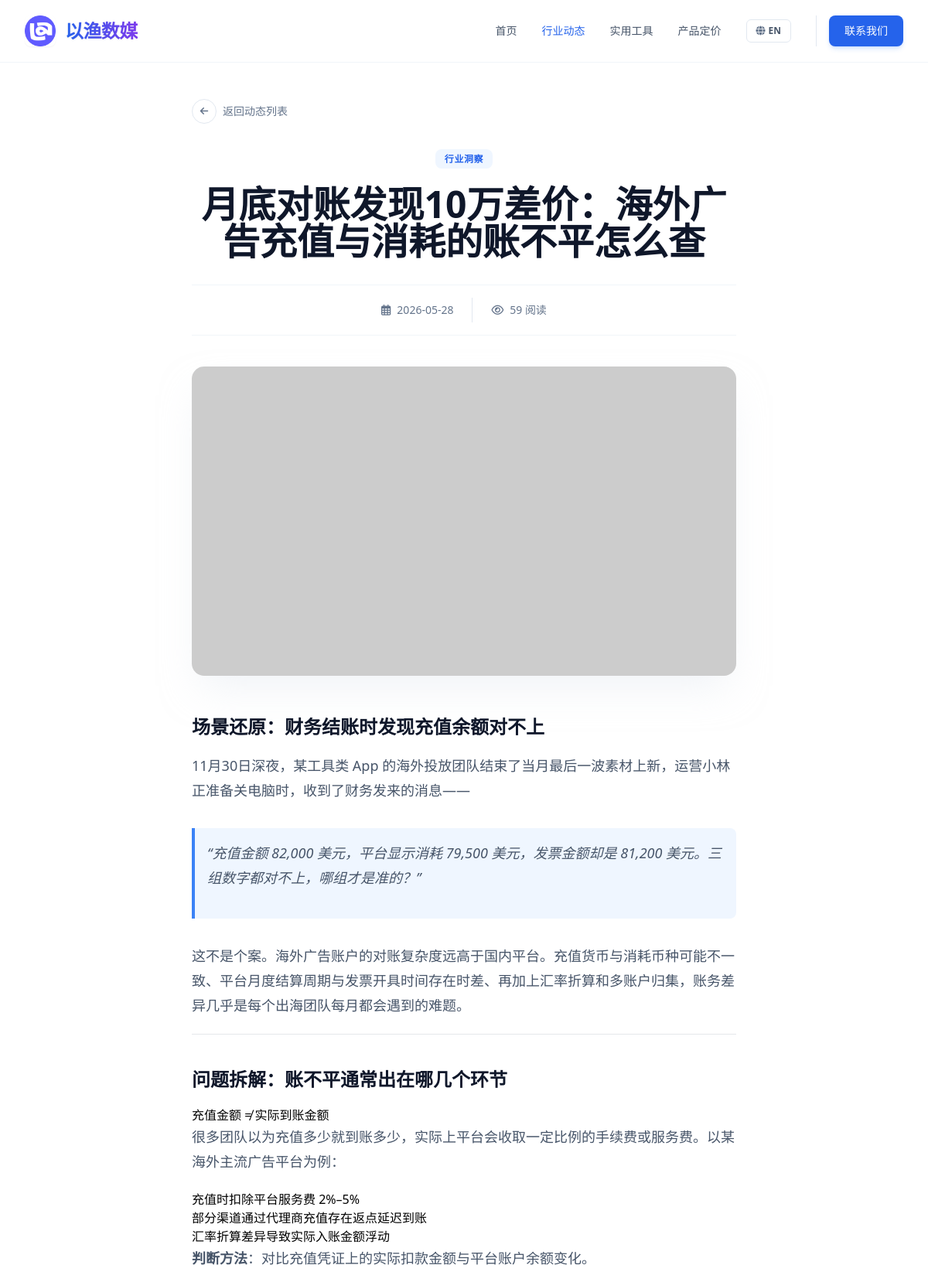
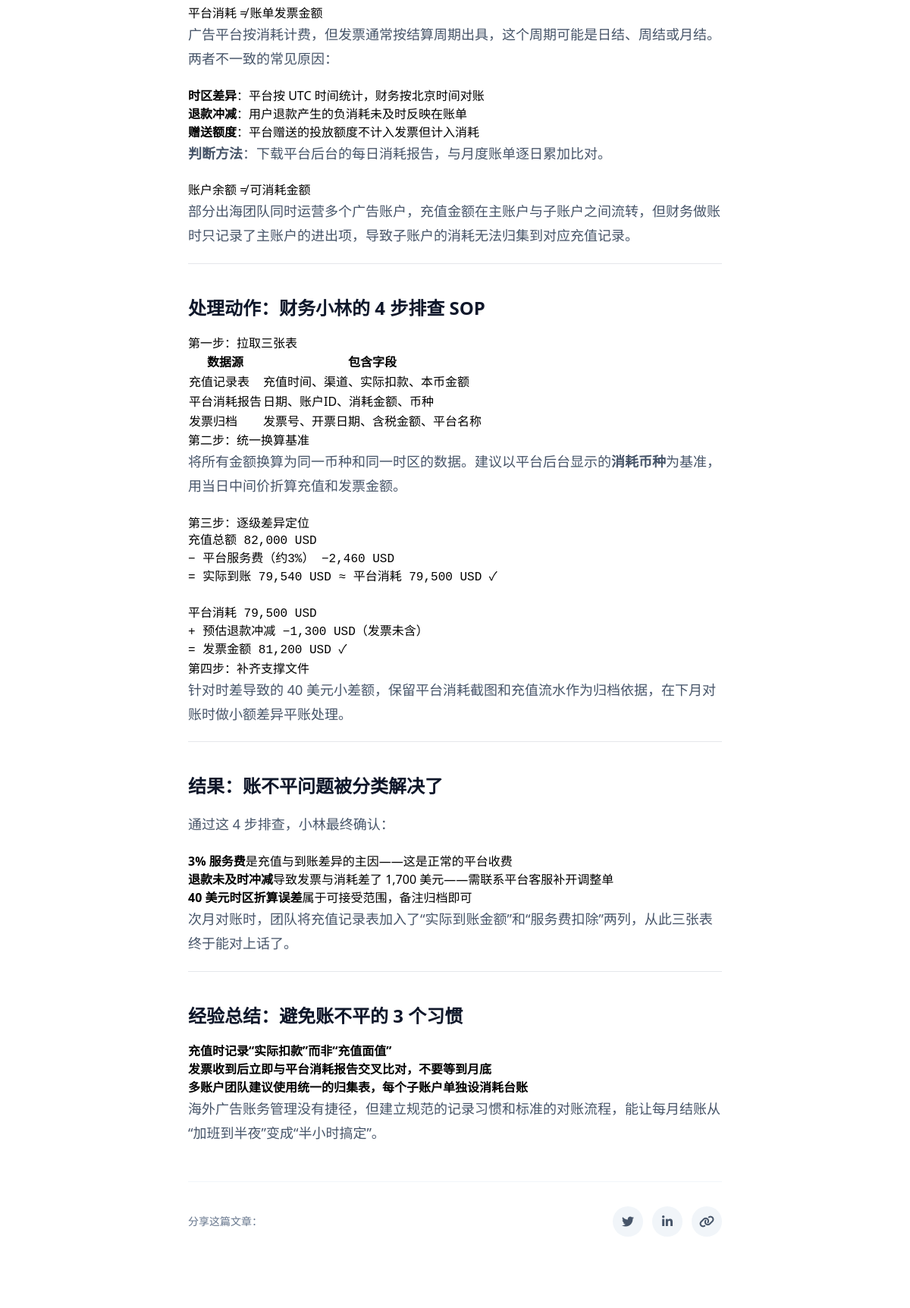
Page /article/130 (upper part) on the committed database (2 pictures, top to bottom).
### tables this page shows
CREATE TABLE articles (
            id INTEGER PRIMARY KEY AUTOINCREMENT,
            category_id TEXT NOT NULL,
            title TEXT NOT NULL,
            summary TEXT NOT NULL,
            content TEXT NOT NULL,
            date TEXT NOT NULL,
            views INTEGER DEFAULT 0,
            image TEXT NOT NULL
        , seo_keywords TEXT DEFAULT '', seo_score INTEGER DEFAULT 0, title_en TEXT DEFAULT '', summary_en TEXT DEFAULT '', content_en TEXT DEFAULT '', title_vi TEXT DEFAULT "", summary_vi TEXT DEFAULT "", content_vi TEXT DEFAULT "");

### app.py (the view)
@app.route('/article/<int:article_id>')
def article_detail(article_id):
    db = get_db()
    cur = db.cursor()
    cur.execute('SELECT * FROM articles WHERE id = ?', (article_id,))
    article = cur.fetchone()
    if article is None:
        return "Article not found", 404
    return render_template('article_detail.html', article=dict(article))

### app.py (called while the page is built)
def get_db():
    db = getattr(g, '_database', None)
    if db is None:
        db = g._database = sqlite3.connect(DB_PATH)
        db.row_factory = sqlite3.Row
    return db

@app.teardown_appcontext
def close_connection(exception):
    db = getattr(g, '_database', None)
    if db is not None:
        db.close()

@app.after_request
def add_header(response):
    response.headers["Cache-Control"] = "no-cache, no-store, must-revalidate"
    response.headers["Pragma"] = "no-cache"
    response.headers["Expires"] = "0"
    response.headers['Cache-Control'] = 'public, max-age=0'
    return response

### templates/article_detail.html (shortened to what this page needs)
<!DOCTYPE html>
<html lang="zh-CN" x-data="appData()">
<head>
    <script src="https://cdn.tailwindcss.com"></script>
    <link href="https://cdnjs.cloudflare.com/ajax/libs/font-awesome/6.0.0/css/all.min.css" rel="stylesheet">
</head>
<body class="font-sans antialiased bg-white">
    <nav class="fixed w-full z-50 transition-all duration-300 bg-white/90 backdrop-blur-md border-b border-slate-100">
        <div class="max-w-7xl mx-auto px-4 sm:px-6 lg:px-8">
            <div class="flex justify-between h-20 items-center">
                <a href="/" class="flex-shrink-0 flex items-center gap-3 group">
                    <img src="{{ url_for('static', filename='images/logo.png') }}" alt="Logo" class="w-10 h-10 rounded-lg object-cover shadow-sm group-hover:shadow-md transition-shadow duration-300" onerror="this.src='https://ui-avatars.com/api/?name=YY&background=0D8ABC&color=fff'">
                    <span class="font-extrabold text-2xl tracking-tight bg-clip-text text-transparent bg-gradient-to-r from-blue-600 to-violet-600 drop-shadow-sm">以渔数媒</span>
                </a>
                <div class="hidden md:flex space-x-8 items-center">
                    <a href="/" class="text-sm font-medium text-slate-600 hover:text-blue-600 transition-colors" x-text="t[lang].nav.home">首页</a>
                    <a href="/articles" class="text-sm font-medium text-blue-600 transition-colors" x-text="t[lang].nav.articles">行业动态</a>
                                        <a href="/tools" class="text-sm font-medium text-slate-600 hover:text-blue-600 transition-colors" x-text="t[lang].nav.tools">实用工具</a>
<a href="/pricing" class="text-sm font-medium text-slate-600 hover:text-blue-600 transition-colors" x-text="t[lang].nav.pricing">产品定价</a>
                    <button @click="toggleLang()" class="flex items-center space-x-1 px-3 py-1.5 rounded-md border border-slate-200 hover:border-blue-400 hover:bg-slate-50 transition-all">
                        <i class="fas fa-globe text-slate-500 text-xs"></i>
                        <span class="text-xs font-bold text-slate-600" x-text="lang === 'zh' ? 'EN' : '中'"></span>
                    </button>
                    <div class="flex items-center gap-3 pl-4 border-l border-slate-200">
                        <a href="https://t.me/yiyiyiads" target="_blank" class="px-5 py-2.5 rounded-lg bg-blue-600 text-white text-sm font-medium hover:bg-blue-700 transition-all shadow-md shadow-blue-500/20" x-text="t[lang].nav.contact">联系我们</a>
                    </div>
                </div>
            </div>
        </div>
    </nav>
    <main class="pt-32 pb-24">
        <div class="max-w-3xl mx-auto px-4 sm:px-6 lg:px-8 mb-8">
            <a href="/articles" class="inline-flex items-center gap-2 text-sm font-medium text-slate-500 hover:text-blue-600 transition-colors group">
                <div class="w-8 h-8 rounded-full border border-slate-200 flex items-center justify-center group-hover:border-blue-500 group-hover:bg-blue-50 transition-all">
                    <i class="fas fa-arrow-left text-xs group-hover:-translate-x-0.5 transition-transform"></i>
                </div>
                <span x-text="t[lang].back">返回动态列表</span>
            </a>
        </div>
        <article class="max-w-3xl mx-auto px-4 sm:px-6 lg:px-8">
            <header class="mb-10 text-center">
                <div class="mb-6">
                    <span class="px-3 py-1 bg-blue-50 text-blue-600 text-xs font-bold rounded-lg uppercase tracking-wider">
                        <span x-show="lang === 'zh'">
                            {% if article.category_id == 'news' %}官方公告
                            {% elif article.category_id == 'insight' %}行业洞察
                            {% elif article.category_id == 'guide' %}投放指南
                            {% elif article.category_id == 'update' %}产品更新
                            {% else %}资讯{% endif %}
                        </span>
                    </span>
                </div>
                <h1 class="text-3xl md:text-4xl lg:text-5xl font-extrabold text-slate-900 leading-tight mb-8">
                    <span x-show="lang === 'zh'">{{ article.get('title', '') }}</span>
                </h1>
                <div class="flex items-center justify-center gap-6 text-sm text-slate-500 border-t border-b border-slate-100 py-4">
                    <div class="flex items-center gap-2">
                        <i class="far fa-calendar-alt"></i>
                        <span>{{ article.date }}</span>
                    </div>
                    <div class="flex items-center gap-2">
                        <i class="far fa-eye"></i>
                        <span><span id="article-view-count" data-article-id="{{ article.id }}" data-base-views="{{ article.views }}">{{ article.views }}</span> <span x-text="t[lang].reads">阅读</span></span>
                    </div>
                </div>
            </header>
            <div class="rounded-2xl overflow-hidden mb-12 shadow-2xl shadow-slate-200/50">
                <img src="{{ article.image }}" alt="Featured Image" class="w-full h-[400px] object-cover">
            </div>
            <div class="prose max-w-none" x-show="lang === 'zh'">
                {{ article.get('content', '') | markdown | safe }}
            </div>
            <div class="mt-12 pt-8 border-t border-slate-100 flex items-center justify-between">
                <div class="text-sm font-medium text-slate-500" x-text="t[lang].share">分享这篇文章：</div>
                <div class="flex gap-3">
                    <button class="w-10 h-10 rounded-full bg-slate-100 flex items-center justify-center text-slate-600 hover:bg-[#1DA1F2] hover:text-white transition-colors">
                        <i class="fab fa-twitter"></i>
                    </button>
                    <button class="w-10 h-10 rounded-full bg-slate-100 flex items-center justify-center text-slate-600 hover:bg-[#0077B5] hover:text-white transition-colors">
                        <i class="fab fa-linkedin-in"></i>
                    </button>
                    <button class="w-10 h-10 rounded-full bg-slate-100 flex items-center justify-center text-slate-600 hover:bg-[#00B489] hover:text-white transition-colors">
                        <i class="fas fa-link"></i>
                    </button>
                </div>
            </div>
        </article>
    </main>
</body>
</html>

### templates/article_detail.html (style rules this page uses)
.prose h2 { color: #0f172a; font-weight: 700; font-size: 1.5rem; margin-top: 2.5rem; margin-bottom: 1rem; }
.prose p { color: #475569; line-height: 1.8; margin-bottom: 1.25rem; font-size: 1.125rem; }
.prose blockquote { border-left: 4px solid #3b82f6; padding-left: 1rem; color: #334155; font-style: italic; background: #eff6ff; padding: 1rem; border-radius: 0 0.5rem 0.5rem 0; margin: 2rem 0; }

### rows in the picture
articles: get "月底对账发现10万差价：海外广告充值与消耗的账不平怎么查", date "2026-05-28", views "59", get "场景还原：财务结账时发现充值余额对不上 11月30日深夜，某工具类 App 的海外投放团队结束了当月最后一波素材上新，运营小林正准备关电脑时，收到了财务发来的消息—— “充值金额 82,000 美元，平台显示消耗 79,500 美元，发票金额却是 81,200 美元。三组数字都对不上，哪组才是准的？” 这不是个案。海外广告账户的对账复杂度远高于国内平台。充值货币与消耗币种可能不一致、平台月度结算周期与发票开具时间存在时差、再加上汇率折算和多账户归集，账务差异几乎是每个出海团队每月都会遇到的难题。 问题拆解：账不平通常出在哪几个环节 充值金额 ≠ 实际到账金额 很多团队以为充值多少就到账多少，实际上平台会收取一定比例的手续费或服务费。以某海外主流广告平台为例： 充值时扣除平台服务费 2%–5% 部分渠道通过代理商充值存在返点延迟到账 汇率折算差异导致实际入账金额浮动 判断方法 ：对比充值凭证上的实际扣款金额与平台账户余额变化。 平台消耗 ≠ 账单发票金额 广告平台按消耗计费，但发票通常按结算周期出具，这个周期可能是日结、周结或月结。两者不一致的常见原因： 时区差异 ：平台按 UTC 时间统计，财务按北京时间对账 退款冲减 ：用户退款产生的负消耗未及时反映在账单 赠送额度 ：平台赠送的投放额度不计入发票但计入消耗 判断方法 ：下载平台后台的每日消耗报告，与月度账单逐日累加比对。 账户余额 ≠ 可消耗金额 部分出海团队同时运营多个广告账户，充值金额在主账户与子账户之间流转，但财务做账时只记录了主账户的进出项，导致子账户的消耗无法归集到对应充值记录。 处理动作：财务小林的 4 步排查…"
